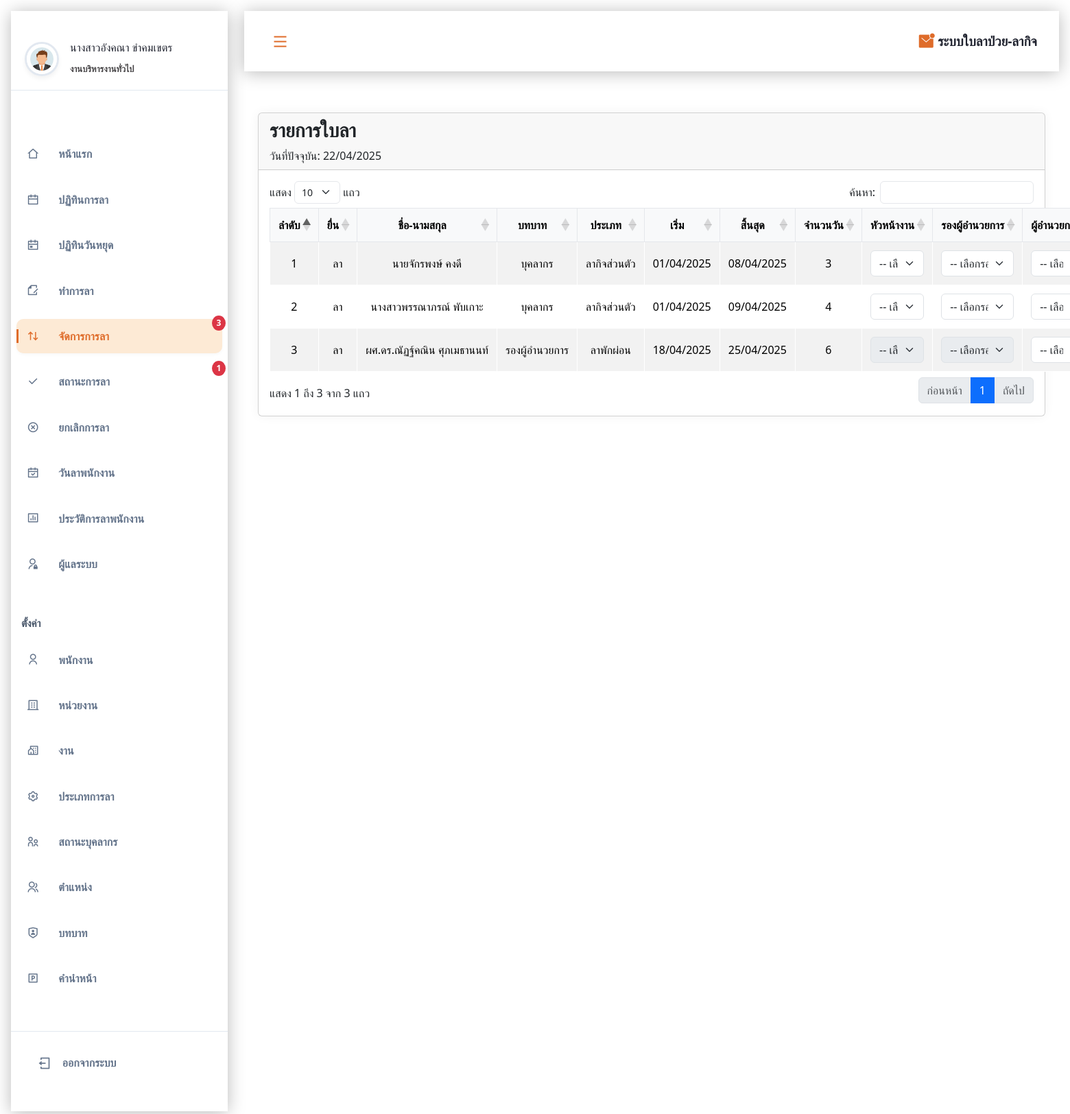
Page /admin/leave.php (signed in) on the committed database.
### tables this page shows
CREATE TABLE IF NOT EXISTS `leaves` (
  `leavesid` int NOT NULL AUTO_INCREMENT,
  `employeesid` int DEFAULT NULL,
  `leavetype` int DEFAULT NULL,
  `leavestart` date DEFAULT NULL,
  `leaveend` date DEFAULT NULL,
  `day` int DEFAULT NULL,
  `approver1` varchar(20) DEFAULT NULL,
  `approver2` varchar(20) DEFAULT NULL,
  `approver3` varchar(20) DEFAULT NULL,
  `leavestatus` varchar(50) DEFAULT NULL,
  `file` varchar(50) DEFAULT NULL,
  `note` varchar(50) DEFAULT NULL,
  PRIMARY KEY (`leavesid`),
  KEY `FK_leaves_employees` (`employeesid`),
  KEY `FK_leaves_leavetype` (`leavetype`),
  CONSTRAINT `FK_leaves_employees` FOREIGN KEY (`employeesid`) REFERENCES `employees` (`id`),
  CONSTRAINT `FK_leaves_leavetype` FOREIGN KEY (`leavetype`) REFERENCES `leavetype` (`leavetypeid`)
);

CREATE TABLE IF NOT EXISTS `role` (
  `roleid` int NOT NULL AUTO_INCREMENT,
  `rolename` varchar(100) DEFAULT NULL,
  `level` int DEFAULT NULL,
  PRIMARY KEY (`roleid`)
);

CREATE TABLE IF NOT EXISTS `leavetype` (
  `leavetypeid` int NOT NULL AUTO_INCREMENT,
  `leavetypename` varchar(100) DEFAULT NULL,
  `staffid` int NOT NULL,
  `leaveofyear` int NOT NULL,
  `stackleaveday` int NOT NULL,
  `workage` int NOT NULL,
  `workageday` int NOT NULL,
  `nameform` varchar(255) DEFAULT NULL,
  `minleaveday` int DEFAULT NULL,
  `workage_type` varchar(50) DEFAULT NULL,
  PRIMARY KEY (`leavetypeid`),
  KEY `staffid` (`staffid`),
  CONSTRAINT `leavetype_ibfk_1` FOREIGN KEY (`staffid`) REFERENCES `staffstatus` (`staffid`)
);

### admin/leave.php (the view, shortened to what this page needs)
<!DOCTYPE html>
<html lang="th">
<head>
    <link rel="stylesheet" href="https://cdnjs.cloudflare.com/ajax/libs/remixicon/4.2.0/remixicon.css">
    <link rel="stylesheet" href="assets/css/styles.css">
    <link rel="stylesheet" href="https://cdn.jsdelivr.net/npm/fullcalendar@5.11.3/main.min.css">
    <link rel="stylesheet" href="https://cdn.datatables.net/responsive/2.4.1/css/responsive.bootstrap5.min.css">
    <link rel="stylesheet" href="https://cdn.datatables.net/1.13.7/css/dataTables.bootstrap5.min.css">
    <link rel="stylesheet" href="https://cdn.jsdelivr.net/npm/sweetalert2@11/dist/sweetalert2.min.css">
    <link rel="stylesheet" href="assets/css/table.css">
</head>
<body>
    <?php include('component/sidebar.php'); ?>
    <main class="main container3" id="main">
        <div class="container-fluid">
            <div class="row mt-3">
                <div class="col-12">
                    <div class="card">
                        <div class="card-header">
                            <h3 class="card-title">รายการใบลา</h3>
                            <p class="card-text mt-2 mb-0">วันที่ปัจจุบัน: <?php echo $currentDate; ?></p>
                        </div>
                        <div class="card-body">
                            <table id="leaveTable" class="table table-striped table-bordered dt-responsive nowrap" style="width:100%">
                                <thead>
                                    <tr>
                                        <th>ลำดับ</th>
                                        <th>ยื่น</th>
                                        <th>ชื่อ-นามสกุล</th>
                                        <th>บทบาท</th>
                                        <th>ประเภท</th>
                                        <th>เริ่ม</th>
                                        <th>สิ้นสุด</th>
                                        <th>จำนวนวัน</th>
                                        <th>หัวหน้างาน</th>
                                        <th>รองผู้อำนวยการ</th>
                                        <th>ผู้อำนวยการ</th>
                                    </tr>
                                </thead>
                                <tbody>
                                    <?php
                                    $sql = "SELECT leaves.*,
                                            CONCAT(pr.prefixname, e.fname, ' ', e.lname) as fullname,
                                            leavetype.leavetypename,
                                            e.id,
                                            r.level,
                                            r.rolename
                                            FROM leaves
                                            LEFT JOIN employees e ON leaves.employeesid = e.id
                                            LEFT JOIN prefix pr ON e.prefix = pr.prefixid
                                            LEFT JOIN leavetype ON leaves.leavetype = leavetype.leavetypeid
                                            LEFT JOIN position p ON e.position = p.positionid
                                            LEFT JOIN role r ON p.roleid = r.roleid
                                            WHERE leaves.leavestatus = 'รออนุมัติ'";
                                    $result = mysqli_query($conn, $sql);
                                    $i = 1;
                                    while ($row = mysqli_fetch_assoc($result)) {
                                        $rowLevel = $row['level'] ?? 1;
                                        $rowRoleName = $row['rolename'] ?? 'พนักงานทั่วไป';
                                    ?>
                                        <tr data-level="<?php echo $rowLevel; ?>">
                                            <td><?php echo $i++; ?></td>
                                            <td><?php echo $row['note'] ?? '-'; ?></td>
                                            <td><?php echo $row['fullname']; ?></td>
                                            <td><?php echo $rowRoleName ; ?></td>
                                            <td><?php echo $row['leavetypename']; ?></td>
                                            <td><?php echo date('d/m/Y', strtotime($row['leavestart'])); ?></td>
                                            <td><?php echo date('d/m/Y', strtotime($row['leaveend'])); ?></td>
                                            <td>
                                                <?php
                                                $start = new DateTime($row['leavestart']);
                                                $end = new DateTime($row['leaveend']);
                                                $interval = new DateInterval('P1D');
                                                $daterange = new DatePeriod($start, $interval, $end->modify('+1 day'));
                                                $workdays = 0;
                                                $sql_holidays = "SELECT holidayday FROM holiday";
                                                $result_holidays = $conn->query($sql_holidays);
                                                $holidays = [];
                                                if ($result_holidays) {
                                                    while ($holiday = $result_holidays->fetch_assoc()) {
                                                        $holidays[] = $holiday['holidayday'];
                                                    }
                                                }
                                                foreach ($daterange as $date) {
                                                    if ($date->format('N') < 6 && !in_array($date->format('Y-m-d'), $holidays)) {
                                                        $workdays++;
                                                    }
                                                }
                                                echo $workdays;
                                                ?>
                                            </td>
                                            <td>
                                                <select class="form-select supervisor-select" id="supervisorid_<?php echo $row['leavesid']; ?>" name="supervisor" <?php echo $rowLevel >= 2 ? 'disabled' : ''; ?>>
                                                    <option value="0">-- เลือกหัวหน้างาน --</option>
                                                </select>
                                            </td>
                                            <td>
                                                <select class="form-select" id="deputyid_<?php echo $row['leavesid']; ?>" name="deputy" <?php echo $rowLevel >= 3 ? 'disabled' : ''; ?>>
                                                    <option value="0">-- เลือกรองผู้อำนวยการ --</option>
                                                </select>
                                            </td>
                                            <td>
                                                <select class="form-select" id="directorid_<?php echo $row['leavesid']; ?>" name="director" <?php echo $rowLevel >= 4 ? 'disabled' : ''; ?>>
                                                    <option value="0">-- เลือกผู้อำนวยการ --</option>
                                                </select>
                                            </td>
                                        </tr>
                                    <?php } ?>
                                </tbody>
                            </table>
                        </div>
                    </div>
                </div>
            </div>
        </div>
    </main>
</body>
</html>

### admin/assets/css/styles.css (style rules this page uses)
:root { --header-height: 3.5rem; --first-color: #df6c2a; --title-color: hsl(228, 18%, 16%); --text-color: hsl(300, 1%, 27%); --body-color: hsl(0, 0%, 100%); --shadow-color: hsla(0, 0%, 0%, 0.275); --body-font: "Poppins", sans-serif; --normal-font-size: 0.938rem; --smaller-font-size: 0.75rem; --tiny-font-size: 0.6rem; --font-regular: 400; --font-semi-bold: 600; --z-tooltip: 10; --z-fixed: 100; }
@media screen and (min-width: 1150px) { :root { --normal-font-size: 1rem; --smaller-font-size: 0.813rem; } }
* { box-sizing: border-box; padding: 0; margin: 0; text-decoration: none; }
body { font-family: var(--body-font); font-size: var(--normal-font-size); background-color: var(--body-color); color: var(--text-color); transition: background-color 0.4s; text-decoration: none; }
.container3 { margin-inline: 1.5rem; }
.main { padding-top: 5rem; }
@media screen and (min-width: 1150px) { .main { padding-left: 340px; padding-top: 8rem; transition: padding 0.4s; } }

### admin/assets/css/table.css (style rules this page uses)
.card { background: #ffffff; border-radius: 15px; box-shadow: 0 0 15px rgba(0, 0, 0, 0.05); margin: 20px 0; }
.card-header { background: #ffffff; padding: 20px; border-bottom: 1px solid #e5e7eb; }
.card-title { color: #000000; margin: 0; font-weight: 600; }
.card-body { padding: 20px; }
.table { width: 100%; margin-bottom: 0; vertical-align: middle; border-color: #e5e7eb; background-color: #ffffff; text-align: center; }
.table thead th { background-color: #f8f9fa; color: #000000; font-weight: 600; padding: 12px; text-align: center !important; border: 1px solid #e5e7eb; vertical-align: middle; }
.table-bordered th, .table-bordered td { border: 1px solid #e5e7eb; background-color: #ffffff; }
.table tbody td { padding: 12px; color: #000000; vertical-align: middle; background-color: #ffffff; text-align: center; }
.table-striped tbody tr:nth-of-type(odd), .table-striped tbody tr:nth-of-type(even) { background-color: #ffffff; }
.table-bordered th, .table-bordered td { border: 1px solid #ffffff; background-color: #ffffff; }

### rows in the picture
leaves: note "ลา", fullname "นายจักรพงษ์ คงดี", role.rolename "บุคลากร", leavetype.leavetypename "ลากิจส่วนตัว", leavestart "01/04/2025", leaveend "08/04/2025", workdays "3", supervisor "-- เลือกหัวหน้างาน --", deputy "-- เลือกรองผู้อำนวยการ --", director "-- เลือกผู้อำนวยการ --"
leaves: note "ลา", fullname "นางสาวพรรณาภรณ์ พับเกาะ", role.rolename "บุคลากร", leavetype.leavetypename "ลากิจส่วนตัว", leavestart "01/04/2025", leaveend "09/04/2025", workdays "4", supervisor "-- เลือกหัวหน้างาน --", deputy "-- เลือกรองผู้อำนวยการ --", director "-- เลือกผู้อำนวยการ --"
leaves: note "ลา", fullname "ผศ.ดร.ณัฏฐ์คณิน ศุภเมธานนท์", role.rolename "รองผู้อำนวยการ", leavetype.leavetypename "ลาพักผ่อน", leavestart "18/04/2025", leaveend "25/04/2025", workdays "6", supervisor "-- เลือกหัวหน้างาน --", deputy "-- เลือกรองผู้อำนวยการ --", director "-- เลือกผู้อำนวยการ --"

### other values in the picture
$userName "นางสาวอังคณา ขำคมเขตร"
$department "งานบริหารงานทั่วไป"
$pending_count "3"
$pending_count "1"
